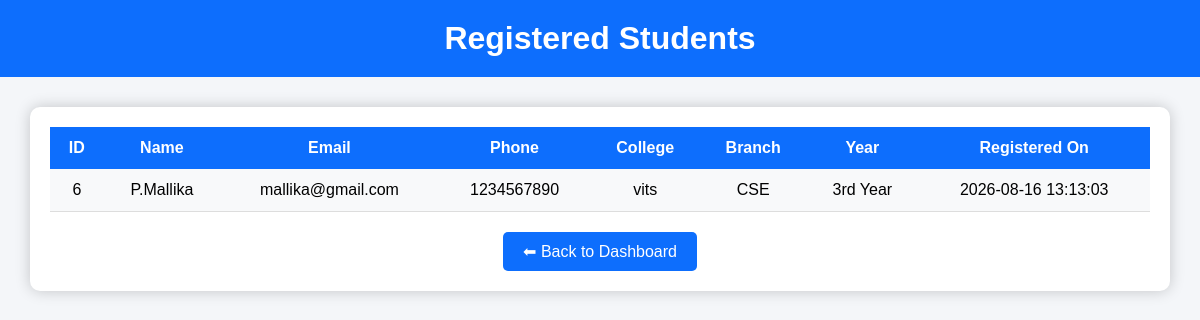
The app's page /admin/view_students.php with its own data.
### tables this page shows
CREATE TABLE `students` (
  `student_id` int(11) NOT NULL,
  `name` varchar(100) NOT NULL,
  `email` varchar(100) NOT NULL,
  `phone` varchar(10) NOT NULL,
  `college` varchar(150) NOT NULL,
  `branch` varchar(50) NOT NULL,
  `year` varchar(20) NOT NULL,
  `password` varchar(255) NOT NULL,
  `created_at` timestamp NOT NULL DEFAULT current_timestamp()
);

### admin/view_students.php (the view, shortened to what this page needs)
<?php
include "../db.php";
$sql = "SELECT * FROM students ORDER BY student_id DESC";
$result = mysqli_query($conn, $sql);
?>
<!DOCTYPE html>
<html lang="en">
<head>
</head>
<body>
<div class="header">
<h1>Registered Students</h1>
</div>
<div class="container">
<table>
<tr>
<th>ID</th>
<th>Name</th>
<th>Email</th>
<th>Phone</th>
<th>College</th>
<th>Branch</th>
<th>Year</th>
<th>Registered On</th>
</tr>
<?php
if(mysqli_num_rows($result)>0)
{
    while($row=mysqli_fetch_assoc($result))
    {
?>
<tr>
<td><?php echo $row['student_id']; ?></td>
<td><?php echo htmlspecialchars($row['name']); ?></td>
<td><?php echo htmlspecialchars($row['email']); ?></td>
<td><?php echo htmlspecialchars($row['phone']); ?></td>
<td><?php echo htmlspecialchars($row['college']); ?></td>
<td><?php echo htmlspecialchars($row['branch']); ?></td>
<td><?php echo htmlspecialchars($row['year']); ?></td>
<td><?php echo $row['created_at']; ?></td>
</tr>
<?php
    }
}
else
{
?>
<tr>
<td colspan="8">No Students Registered</td>
</tr>
<?php
}
?>
</table>
<center>
<a href="admin_dashboard.php" class="btn">⬅ Back to Dashboard</a>
</center>
</div>
</body>
</html>

### admin/view_students.php (style rules this page uses)
* { margin:0; padding:0; box-sizing:border-box; font-family:Arial,sans-serif; }
body { background:#f4f6f9; }
.header { background:#0d6efd; color:white; padding:20px; text-align:center; }
.container { width:95%; margin:30px auto; background:white; padding:20px; border-radius:10px; box-shadow:0 0 15px rgba(0,0,0,.2); overflow-x:auto; }
table { width:100%; border-collapse:collapse; }
table th { background:#0d6efd; color:white; padding:12px; }
table td { padding:12px; text-align:center; border-bottom:1px solid #ddd; }
table tr:nth-child(even) { background:#f8f9fa; }
.btn { display:inline-block; margin-top:20px; padding:10px 20px; background:#0d6efd; color:white; text-decoration:none; border-radius:5px; }

### records on screen
students: student_id "6", name "P.Mallika", email "mallika@gmail.com", phone "1234567890", college "vits", branch "CSE", year "3rd Year", created_at "2026-08-16 13:13:03"
